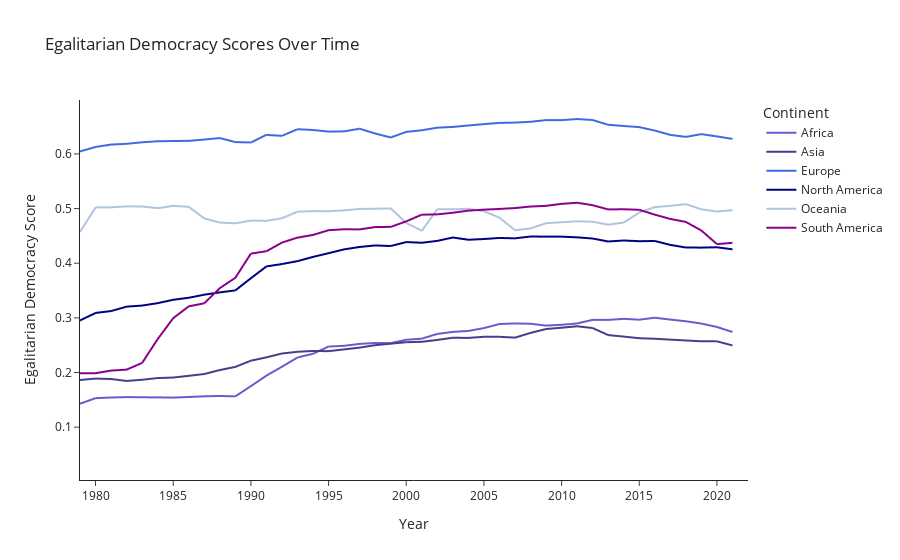

Notebook source saved alongside this figure:
### Code cell
egalitarian_democracy_continent = px.line(grouped_vdem, x = 'year', y = 'v2x_egaldem', color = 'Continent',
                             title = "Egalitarian Democracy Scores Over Time", 
                             color_discrete_sequence = ['slateblue', 'darkslateblue', 'royalblue', 'navy', 'lightsteelblue', 'darkmagenta'],
                             labels = {
                                 'v2x_egaldem': "Egalitarian Democracy Score",
                                 'year': 'Year'
                             },
                             template = 'simple_white')

egalitarian_democracy_continent.update_xaxes(range = [1979, 2022])

egalitarian_democracy_continent.show()

# export for Medium article 
py.plot(egalitarian_democracy_continent, filename="Average Egalitarian Democracy Scores Over Time", auto_open = True)

### Figure 1 — Plotly figure (JSON) as saved in the notebook; plotly's stock layout.template omitted (floating-point values rounded to 4 significant figures; data arrays with more than 128 entries replaced by an {"elided": "..."} marker saying what was removed)
{"data": [{"hovertemplate": "Continent=Africa<br>Year=%{x}<br>Egalitarian Democracy Score=%{y}<extra></extra>", "legendgroup": "Africa", "line": {"color": "slateblue", "dash": "solid"}, "marker": {"symbol": "circle"}, "mode": "lines", "name": "Africa", "showlegend": true, "type": "scattergl", "x": {"elided": "233 int values"}, "xaxis": "x", "y": {"elided": "233 float values"}, "yaxis": "y"}, {"hovertemplate": "Continent=Asia<br>Year=%{x}<br>Egalitarian Democracy Score=%{y}<extra></extra>", "legendgroup": "Asia", "line": {"color": "darkslateblue", "dash": "solid"}, "marker": {"symbol": "circle"}, "mode": "lines", "name": "Asia", "showlegend": true, "type": "scattergl", "x": {"elided": "233 int values"}, "xaxis": "x", "y": {"elided": "233 float values"}, "yaxis": "y"}, {"hovertemplate": "Continent=Europe<br>Year=%{x}<br>Egalitarian Democracy Score=%{y}<extra></extra>", "legendgroup": "Europe", "line": {"color": "royalblue", "dash": "solid"}, "marker": {"symbol": "circle"}, "mode": "lines", "name": "Europe", "showlegend": true, "type": "scattergl", "x": {"elided": "233 int values"}, "xaxis": "x", "y": {"elided": "233 float values"}, "yaxis": "y"}, {"hovertemplate": "Continent=North America<br>Year=%{x}<br>Egalitarian Democracy Score=%{y}<extra></extra>", "legendgroup": "North America", "line": {"color": "navy", "dash": "solid"}, "marker": {"symbol": "circle"}, "mode": "lines", "name": "North America", "showlegend": true, "type": "scattergl", "x": {"elided": "233 int values"}, "xaxis": "x", "y": {"elided": "233 float values"}, "yaxis": "y"}, {"hovertemplate": "Continent=Oceania<br>Year=%{x}<br>Egalitarian Democracy Score=%{y}<extra></extra>", "legendgroup": "Oceania", "line": {"color": "lightsteelblue", "dash": "solid"}, "marker": {"symbol": "circle"}, "mode": "lines", "name": "Oceania", "showlegend": true, "type": "scattergl", "x": {"elided": "233 int values"}, "xaxis": "x", "y": {"elided": "233 float values"}, "yaxis": "y"}, {"hovertemplate": "Continent=South America<br>Year=%{x}<br>Egalitarian Democracy Score=%{y}<extra></extra>", "legendgroup": "South America", "line": {"color": "darkmagenta", "dash": "solid"}, "marker": {"symbol": "circle"}, "mode": "lines", "name": "South America", "showlegend": true, "type": "scattergl", "x": {"elided": "233 int values"}, "xaxis": "x", "y": {"elided": "233 float values"}, "yaxis": "y"}], "layout": {"autosize": true, "legend": {"title": {"text": "Continent"}, "tracegroupgap": 0}, "title": {"text": "Egalitarian Democracy Scores Over Time"}, "xaxis": {"anchor": "y", "domain": [0, 1], "range": [1979, 2022], "title": {"text": "Year"}, "type": "linear"}, "yaxis": {"anchor": "x", "autorange": true, "domain": [0, 1], "range": [0.003259, 0.6987], "title": {"text": "Egalitarian Democracy Score"}, "type": "linear"}}}
